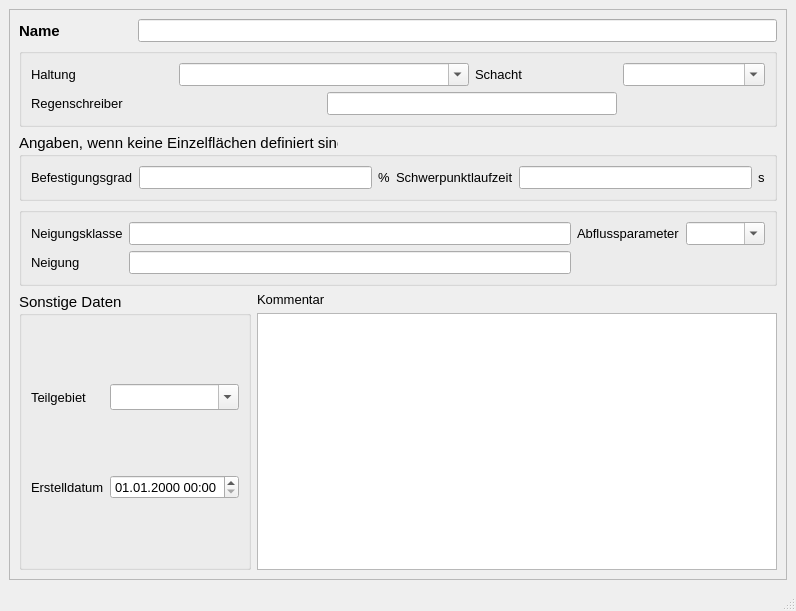
<?xml version="1.0" encoding="UTF-8"?>
<ui version="4.0">
 <class>MainWindow</class>
 <widget class="QMainWindow" name="MainWindow">
  <property name="enabled">
   <bool>true</bool>
  </property>
  <property name="geometry">
   <rect>
    <x>0</x>
    <y>0</y>
    <width>796</width>
    <height>611</height>
   </rect>
  </property>
  <property name="minimumSize">
   <size>
    <width>570</width>
    <height>450</height>
   </size>
  </property>
  <property name="font">
   <font>
    <family>Tahoma</family>
    <pointsize>10</pointsize>
   </font>
  </property>
  <property name="windowTitle">
   <string>MainWindow</string>
  </property>
  <widget class="QWidget" name="centralwidget">
   <layout class="QGridLayout" name="gridLayout">
    <item row="0" column="0">
     <widget class="QScrollArea" name="scrollArea">
      <property name="widgetResizable">
       <bool>true</bool>
      </property>
      <widget class="QWidget" name="scrollAreaWidgetContents">
       <property name="geometry">
        <rect>
         <x>0</x>
         <y>0</y>
         <width>772</width>
         <height>534</height>
        </rect>
       </property>
       <layout class="QGridLayout" name="gridLayout_2">
        <item row="0" column="0">
         <widget class="QLabel" name="label">
          <property name="font">
           <font>
            <family>Tahoma</family>
            <pointsize>11</pointsize>
            <weight>75</weight>
            <bold>true</bold>
           </font>
          </property>
          <property name="text">
           <string>Name</string>
          </property>
         </widget>
        </item>
        <item row="0" column="1" colspan="2">
         <widget class="QLineEdit" name="flnam">
          <property name="toolTip">
           <string>&lt;html&gt;&lt;head/&gt;&lt;body&gt;&lt;p&gt;Eindeutige Bezeichnung&lt;/p&gt;&lt;/body&gt;&lt;/html&gt;</string>
          </property>
          <property name="statusTip">
           <string>Eindeutige Bezeichnung</string>
          </property>
         </widget>
        </item>
        <item row="1" column="0" colspan="3">
         <widget class="QGroupBox" name="groupBox_4">
          <property name="font">
           <font>
            <family>Tahoma</family>
            <pointsize>11</pointsize>
           </font>
          </property>
          <property name="title">
           <string/>
          </property>
          <layout class="QGridLayout" name="gridLayout_3">
           <item row="0" column="0">
            <widget class="QLabel" name="label_20">
             <property name="font">
              <font>
               <family>Tahoma</family>
               <pointsize>10</pointsize>
              </font>
             </property>
             <property name="text">
              <string>Haltung</string>
             </property>
            </widget>
           </item>
           <item row="0" column="1" colspan="2">
            <widget class="QComboBox" name="haltnam">
             <property name="font">
              <font>
               <family>Tahoma</family>
               <pointsize>10</pointsize>
              </font>
             </property>
             <property name="toolTip">
              <string>&lt;html&gt;&lt;head/&gt;&lt;body&gt;&lt;p&gt;Haltung, welche die Fläche anbindet&lt;/p&gt;&lt;/body&gt;&lt;/html&gt;</string>
             </property>
             <property name="statusTip">
              <string>Haltung, welche die Fläche anbindet#</string>
             </property>
             <property name="editable">
              <bool>true</bool>
             </property>
            </widget>
           </item>
           <item row="0" column="3">
            <widget class="QLabel" name="label_23">
             <property name="font">
              <font>
               <family>Tahoma</family>
               <pointsize>10</pointsize>
              </font>
             </property>
             <property name="text">
              <string>Schacht</string>
             </property>
            </widget>
           </item>
           <item row="0" column="4">
            <widget class="QComboBox" name="schnam">
             <property name="font">
              <font>
               <family>Tahoma</family>
               <pointsize>10</pointsize>
              </font>
             </property>
             <property name="toolTip">
              <string>&lt;html&gt;&lt;head/&gt;&lt;body&gt;&lt;p&gt;angeschlossener Schacht&lt;/p&gt;&lt;/body&gt;&lt;/html&gt;</string>
             </property>
             <property name="statusTip">
              <string>angeschlossener Schacht</string>
             </property>
             <property name="editable">
              <bool>true</bool>
             </property>
            </widget>
           </item>
           <item row="1" column="0" colspan="2">
            <widget class="QLabel" name="label_5">
             <property name="font">
              <font>
               <family>Tahoma</family>
               <pointsize>10</pointsize>
              </font>
             </property>
             <property name="text">
              <string>Regenschreiber</string>
             </property>
            </widget>
           </item>
           <item row="1" column="2" colspan="2">
            <widget class="QLineEdit" name="regenschreiber">
             <property name="font">
              <font>
               <family>Tahoma</family>
               <pointsize>10</pointsize>
              </font>
             </property>
             <property name="toolTip">
              <string/>
             </property>
             <property name="statusTip">
              <string/>
             </property>
            </widget>
           </item>
          </layout>
         </widget>
        </item>
        <item row="2" column="0" colspan="3">
         <widget class="QGroupBox" name="groupBox_2">
          <property name="font">
           <font>
            <family>Tahoma</family>
            <pointsize>11</pointsize>
            <weight>50</weight>
            <bold>false</bold>
           </font>
          </property>
          <property name="title">
           <string>Angaben, wenn keine Einzelflächen definiert sind</string>
          </property>
          <layout class="QGridLayout" name="gridLayout_6">
           <item row="0" column="0">
            <widget class="QLabel" name="label_6">
             <property name="font">
              <font>
               <family>Tahoma</family>
               <pointsize>10</pointsize>
               <weight>50</weight>
               <bold>false</bold>
              </font>
             </property>
             <property name="text">
              <string>Befestigungsgrad</string>
             </property>
             <property name="alignment">
              <set>Qt::AlignLeading|Qt::AlignLeft|Qt::AlignVCenter</set>
             </property>
            </widget>
           </item>
           <item row="0" column="1">
            <widget class="QLineEdit" name="befgrad">
             <property name="font">
              <font>
               <family>Tahoma</family>
               <pointsize>10</pointsize>
               <weight>50</weight>
               <bold>false</bold>
              </font>
             </property>
             <property name="toolTip">
              <string/>
             </property>
             <property name="statusTip">
              <string/>
             </property>
            </widget>
           </item>
           <item row="0" column="2">
            <widget class="QLabel" name="label_7">
             <property name="font">
              <font>
               <family>Tahoma</family>
               <pointsize>10</pointsize>
               <weight>50</weight>
               <bold>false</bold>
              </font>
             </property>
             <property name="text">
              <string>%</string>
             </property>
            </widget>
           </item>
           <item row="0" column="3">
            <widget class="QLabel" name="label_8">
             <property name="font">
              <font>
               <family>Tahoma</family>
               <pointsize>10</pointsize>
               <weight>50</weight>
               <bold>false</bold>
              </font>
             </property>
             <property name="text">
              <string>Schwerpunktlaufzeit</string>
             </property>
             <property name="alignment">
              <set>Qt::AlignLeading|Qt::AlignLeft|Qt::AlignVCenter</set>
             </property>
            </widget>
           </item>
           <item row="0" column="4">
            <widget class="QLineEdit" name="schwerpunktlaufzeit">
             <property name="font">
              <font>
               <family>Tahoma</family>
               <pointsize>10</pointsize>
               <weight>50</weight>
               <bold>false</bold>
              </font>
             </property>
             <property name="toolTip">
              <string/>
             </property>
             <property name="statusTip">
              <string/>
             </property>
            </widget>
           </item>
           <item row="0" column="5">
            <widget class="QLabel" name="label_9">
             <property name="font">
              <font>
               <family>Tahoma</family>
               <pointsize>10</pointsize>
               <weight>50</weight>
               <bold>false</bold>
              </font>
             </property>
             <property name="text">
              <string>s</string>
             </property>
             <property name="alignment">
              <set>Qt::AlignLeading|Qt::AlignLeft|Qt::AlignVCenter</set>
             </property>
            </widget>
           </item>
          </layout>
         </widget>
        </item>
        <item row="3" column="0" colspan="3">
         <widget class="QGroupBox" name="groupBox">
          <property name="font">
           <font>
            <family>Tahoma</family>
            <pointsize>11</pointsize>
            <weight>50</weight>
            <bold>false</bold>
           </font>
          </property>
          <property name="title">
           <string/>
          </property>
          <layout class="QGridLayout" name="gridLayout_4">
           <item row="0" column="0">
            <widget class="QLabel" name="label_3">
             <property name="font">
              <font>
               <family>Tahoma</family>
               <pointsize>10</pointsize>
               <weight>50</weight>
               <bold>false</bold>
              </font>
             </property>
             <property name="toolTip">
              <string>&lt;html&gt;&lt;head/&gt;&lt;body&gt;&lt;p&gt;&lt;br/&gt;&lt;/p&gt;&lt;/body&gt;&lt;/html&gt;</string>
             </property>
             <property name="statusTip">
              <string/>
             </property>
             <property name="text">
              <string>Neigungsklasse</string>
             </property>
            </widget>
           </item>
           <item row="0" column="1">
            <widget class="QLineEdit" name="neigkl">
             <property name="font">
              <font>
               <family>Tahoma</family>
               <pointsize>10</pointsize>
               <weight>50</weight>
               <bold>false</bold>
              </font>
             </property>
             <property name="toolTip">
              <string>&lt;html&gt;&lt;head/&gt;&lt;body&gt;&lt;p&gt;Neigungsklasse 1 - 5 gem. HYSTEM-EXTRAN&lt;/p&gt;&lt;/body&gt;&lt;/html&gt;</string>
             </property>
             <property name="statusTip">
              <string>Neigungsklasse 1 - 5 gem. HYSTEM-EXTRAN</string>
             </property>
            </widget>
           </item>
           <item row="0" column="2">
            <widget class="QLabel" name="label_21">
             <property name="font">
              <font>
               <family>Tahoma</family>
               <pointsize>10</pointsize>
               <weight>50</weight>
               <bold>false</bold>
              </font>
             </property>
             <property name="text">
              <string>Abflussparameter</string>
             </property>
            </widget>
           </item>
           <item row="0" column="3">
            <widget class="QComboBox" name="abflussparameter">
             <property name="font">
              <font>
               <family>Tahoma</family>
               <pointsize>10</pointsize>
               <weight>50</weight>
               <bold>false</bold>
              </font>
             </property>
             <property name="toolTip">
              <string>&lt;html&gt;&lt;head/&gt;&lt;body&gt;&lt;p&gt;Abflussparameter gem. HYSTEM-EXTRAN&lt;/p&gt;&lt;/body&gt;&lt;/html&gt;</string>
             </property>
             <property name="statusTip">
              <string>Abflussparameter gem. HYSTEM-EXTRAN</string>
             </property>
             <property name="editable">
              <bool>true</bool>
             </property>
            </widget>
           </item>
           <item row="1" column="0">
            <widget class="QLabel" name="label_4">
             <property name="font">
              <font>
               <family>Tahoma</family>
               <pointsize>10</pointsize>
               <weight>50</weight>
               <bold>false</bold>
              </font>
             </property>
             <property name="text">
              <string>Neigung</string>
             </property>
            </widget>
           </item>
           <item row="1" column="1">
            <widget class="QLineEdit" name="neigung">
             <property name="font">
              <font>
               <family>Tahoma</family>
               <pointsize>10</pointsize>
               <weight>50</weight>
               <bold>false</bold>
              </font>
             </property>
             <property name="toolTip">
              <string>&lt;html&gt;&lt;head/&gt;&lt;body&gt;&lt;p&gt;Gefälle in Prozent&lt;/p&gt;&lt;/body&gt;&lt;/html&gt;</string>
             </property>
             <property name="statusTip">
              <string>Gefälle in Prozent</string>
             </property>
             <property name="text">
              <string/>
             </property>
            </widget>
           </item>
          </layout>
         </widget>
        </item>
        <item row="4" column="0" rowspan="2" colspan="2">
         <widget class="QGroupBox" name="groupBox_3">
          <property name="font">
           <font>
            <family>Tahoma</family>
            <pointsize>11</pointsize>
           </font>
          </property>
          <property name="title">
           <string>Sonstige Daten</string>
          </property>
          <layout class="QGridLayout" name="gridLayout_5">
           <item row="0" column="0">
            <widget class="QLabel" name="label_13">
             <property name="font">
              <font>
               <family>Tahoma</family>
               <pointsize>10</pointsize>
              </font>
             </property>
             <property name="text">
              <string>Teilgebiet</string>
             </property>
            </widget>
           </item>
           <item row="0" column="1">
            <widget class="QComboBox" name="teilgebiet">
             <property name="toolTip">
              <string>&lt;html&gt;&lt;head/&gt;&lt;body&gt;&lt;p&gt;Zuordnung zu einem benutzerdefinierten Teilgebiet&lt;/p&gt;&lt;/body&gt;&lt;/html&gt;</string>
             </property>
             <property name="statusTip">
              <string>Zuordnung zu definiertem Teilgebiet</string>
             </property>
             <property name="editable">
              <bool>true</bool>
             </property>
            </widget>
           </item>
           <item row="1" column="0">
            <widget class="QLabel" name="label_71">
             <property name="font">
              <font>
               <family>Tahoma</family>
               <pointsize>10</pointsize>
              </font>
             </property>
             <property name="text">
              <string>Erstelldatum</string>
             </property>
            </widget>
           </item>
           <item row="1" column="1">
            <widget class="QgsDateTimeEdit" name="createdat">
             <property name="font">
              <font>
               <family>Tahoma</family>
               <pointsize>10</pointsize>
              </font>
             </property>
             <property name="currentSection">
              <enum>QDateTimeEdit::DaySection</enum>
             </property>
             <property name="displayFormat">
              <string>dd.MM.yyyy HH:mm</string>
             </property>
            </widget>
           </item>
          </layout>
         </widget>
        </item>
        <item row="4" column="2">
         <widget class="QLabel" name="label_14">
          <property name="text">
           <string>Kommentar</string>
          </property>
         </widget>
        </item>
        <item row="5" column="2">
         <widget class="QTextEdit" name="kommentar">
          <property name="toolTip">
           <string>&lt;html&gt;&lt;head/&gt;&lt;body&gt;&lt;p&gt;Platz für zusätzliche Kommentare.&lt;/p&gt;&lt;/body&gt;&lt;/html&gt;</string>
          </property>
          <property name="statusTip">
           <string>Platz für zusätzliche Kommentare</string>
          </property>
         </widget>
        </item>
       </layout>
      </widget>
     </widget>
    </item>
   </layout>
  </widget>
  <widget class="QMenuBar" name="menubar">
   <property name="geometry">
    <rect>
     <x>0</x>
     <y>0</y>
     <width>796</width>
     <height>27</height>
    </rect>
   </property>
  </widget>
  <widget class="QStatusBar" name="statusbar"/>
 </widget>
 <customwidgets>
  <customwidget>
   <class>QgsDateTimeEdit</class>
   <extends>QDateTimeEdit</extends>
   <header>qgsdatetimeedit.h</header>
  </customwidget>
 </customwidgets>
 <tabstops>
  <tabstop>flnam</tabstop>
  <tabstop>regenschreiber</tabstop>
  <tabstop>teilgebiet</tabstop>
  <tabstop>haltnam</tabstop>
  <tabstop>createdat</tabstop>
  <tabstop>neigkl</tabstop>
  <tabstop>abflussparameter</tabstop>
  <tabstop>kommentar</tabstop>
 </tabstops>
 <resources/>
 <connections/>
</ui>
